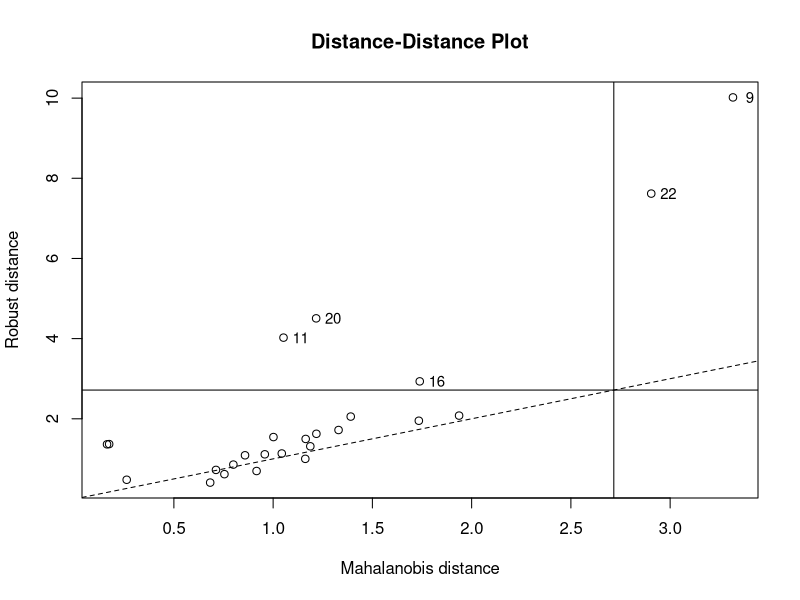
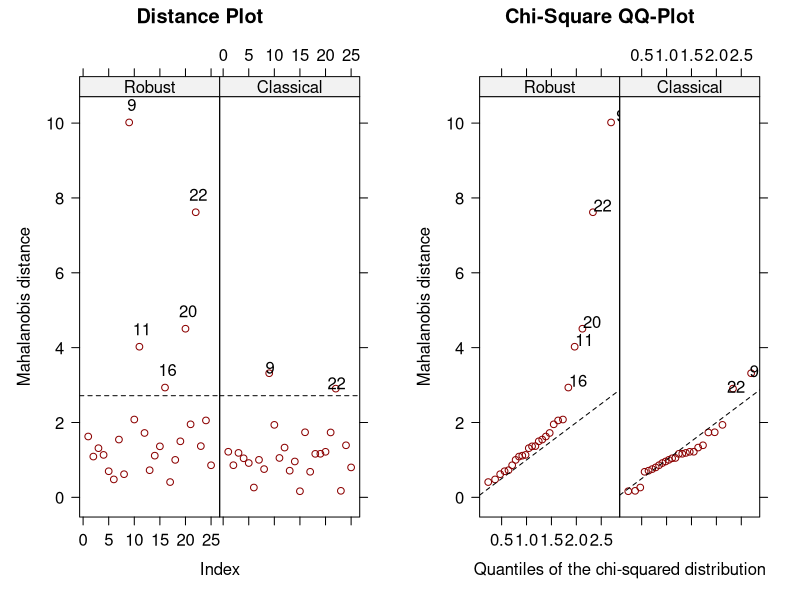
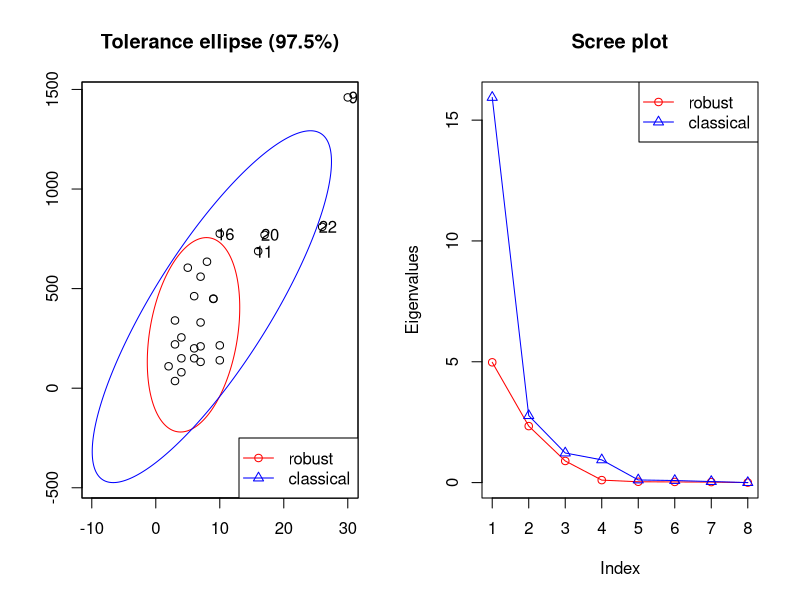
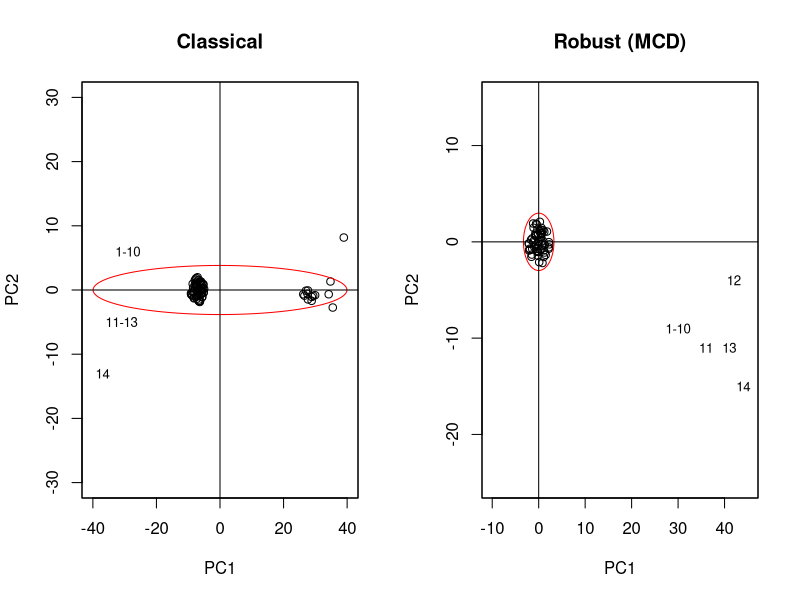
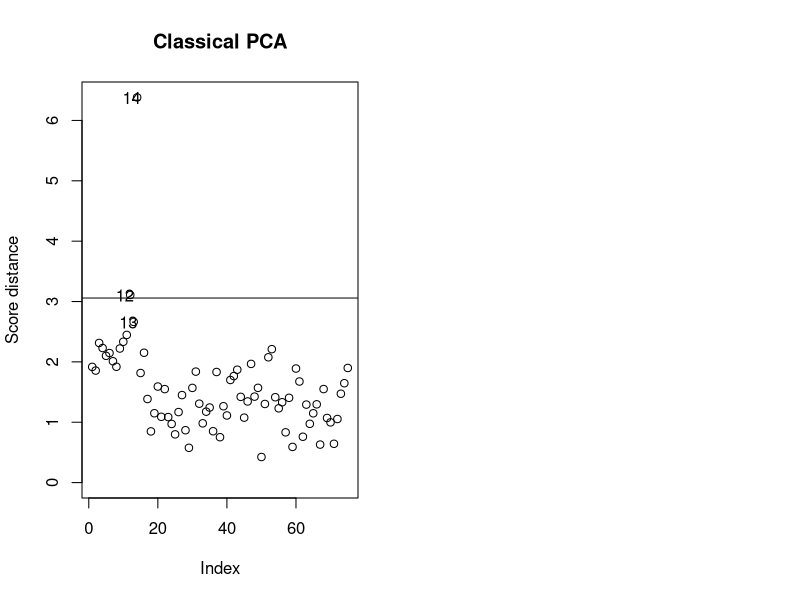
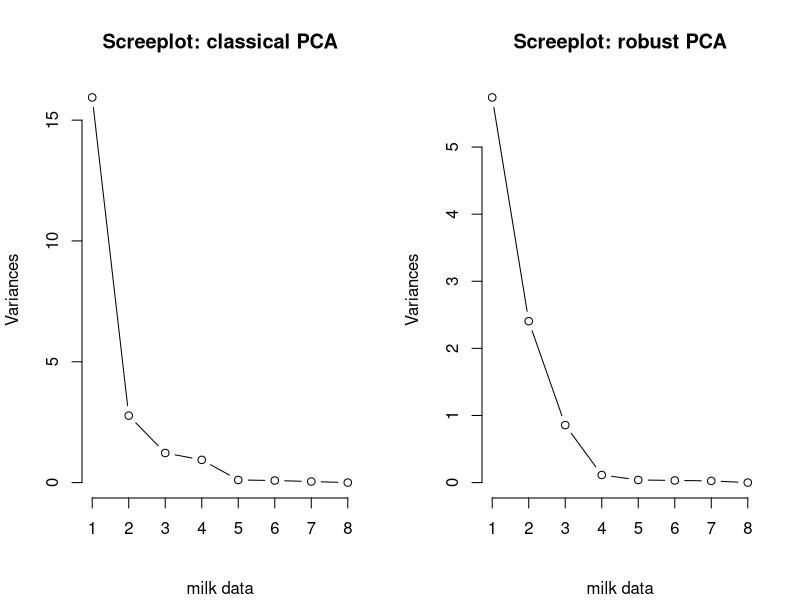
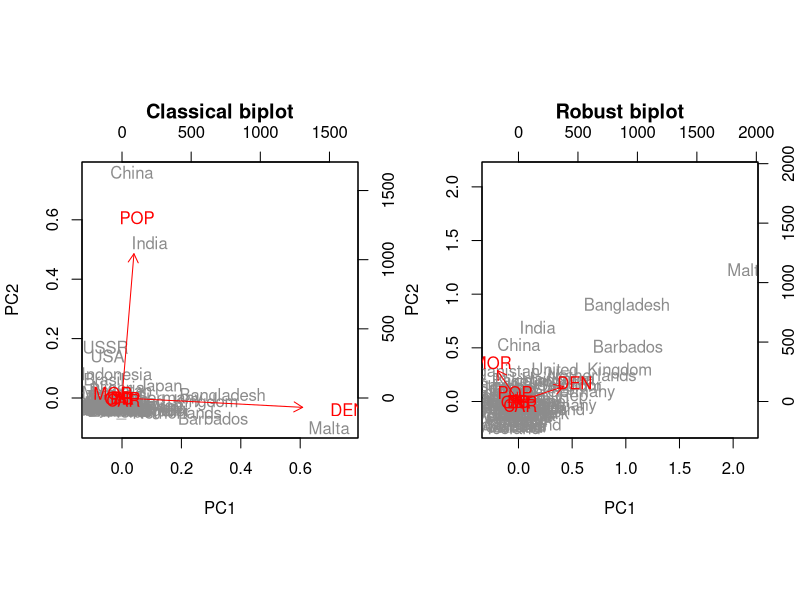
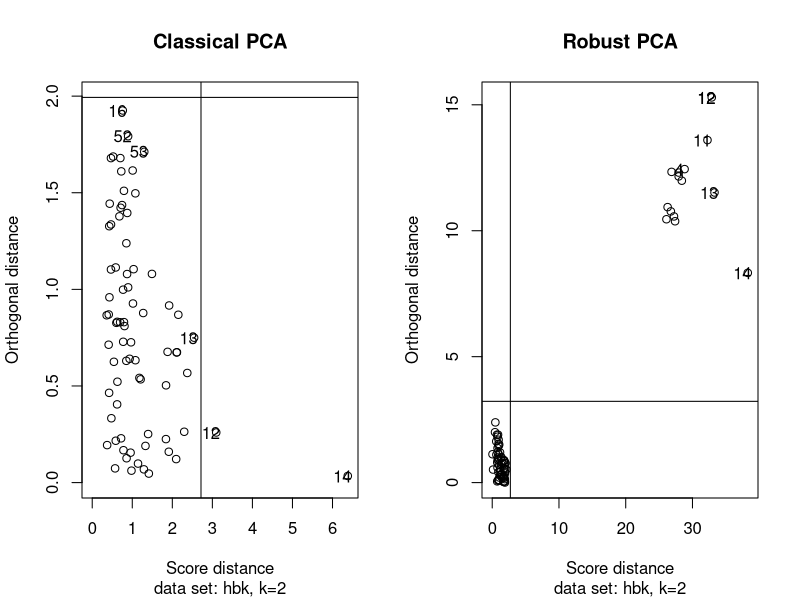

Write the R code that produced these figures, in order.
# Code example from 'rrcov' vignette. See references/ for full tutorial.

### R code from vignette source 'rrcov.Rnw'

###################################################
### code chunk number 1: rrcov.Rnw:471-473
###################################################
## set the prompt to "R> " and the continuation to "+ "
options(prompt="R> ", continue="+ ")


###################################################
### code chunk number 2: intro
###################################################
##
## Load the 'rrcov' package and the first two data sets to be
## used throughout the examples
##
library("rrcov")
data("delivery")
delivery.x <- delivery[,1:2]    # take only the X part
data("hbk")
hbk.x <- hbk[,1:3]              # take only the X part


###################################################
### code chunk number 3: intro-mcd
###################################################
##
## Compute MCD estimates for the delivery data set
## - show() and summary() examples
##
mcd <- CovMcd(delivery.x)
mcd
summary(mcd)


###################################################
### code chunk number 4: intro-plot
###################################################
##
## Example plot of the robust against classical
##  distances for the delivery data set
##
plot(mcd, which="dd")


###################################################
### code chunk number 5: intro-S
###################################################
##
## Compute the S-estimates for the delivery data set
##  and provide the standard and extended output
##
est <- CovSest(delivery.x, method="bisquare")
est
summary(est)


###################################################
### code chunk number 6: intro-CovRobust
###################################################
##
## Automatically select the appropriate estimator according
##  to the problem size - in this example the Stahel-Donoho estimates
##  will be selected.
##
est <- CovRobust(delivery.x)
est


###################################################
### code chunk number 7: rrcov.Rnw:1019-1020
###################################################
set.seed(1234)


###################################################
### code chunk number 8: CovControl
###################################################
##
## Controlling the estimation options with a control object
##
control <- CovControlSest(method="biweight")
PcaCov(hbk.x, cov.control=control)



###################################################
### code chunk number 9: CovControl-loop
###################################################
##
## Controlling the estimation options: example
##  of looping through several estimators
##
cc <- list(CovControlMcd(), CovControlMest(), CovControlOgk(), CovControlSest(), CovControlSest(method="rocke"))
clist <- sapply(cc, restimate, x=delivery.x)

sapply(clist, data.class)
sapply(clist, getMeth)


###################################################
### code chunk number 10: CovRobust
###################################################
##
## Automatically select the appropriate estimator according
##  to the problem size.
##
getMeth(CovRobust(matrix(rnorm(40), ncol=2)))       # 20x2      - SDE
getMeth(CovRobust(matrix(rnorm(16000), ncol=8)))    # 2000x8    - bisquare S
getMeth(CovRobust(matrix(rnorm(20000), ncol=10)))   # 2000x10   - Rocke S
getMeth(CovRobust(matrix(rnorm(200000), ncol=2)))   # 100000x2  - OGK


###################################################
### code chunk number 11: CovControl-S
###################################################
##
## Rocke-type S-estimates
##
    getMeth(CovRobust(matrix(rnorm(40), ncol=2), control="rocke"))


###################################################
### code chunk number 12: CovControl-CovRobust
###################################################
##
## Specify some estimation parameters through a control object.
##  The last command line illustrates the accessor method
##  for getting the correlation matrix of the estimate
##  as well as a nice formatting method for covariance
##  matrices.
##
    data("toxicity")
    ctrl <- CovControlOgk(smrob = "s_mad", svrob = "qc")
    est <- CovRobust(toxicity, ctrl)
    round(getCenter(est),2)
    as.dist(round(getCorr(est), 2))


###################################################
### code chunk number 13: ex-cov-plot-lattice
###################################################
##
## Distance plot and Chi-square Q-Q plot of the robust and classical distances
##  Lattice plots (currently not available in rrcov)
##
    library("lattice")
    library("grid")
    library("rrcov")

    data("delivery")
    X <- delivery[,1:2]

    myPanel.dd <- function(x, y, subscripts, cutoff, ...) {
        panel.xyplot(x, y, ...)
        panel.abline(h=cutoff,lty="dashed")

        n <- length(y)
        id.n <- length(which(y>cutoff))
        if(id.n > 0){
            ind <- sort(y, index.return=TRUE)$ix
            ind <- ind[(n-id.n+1):n]

            xrange<-range(y)
            adj <- (xrange[2]-xrange[1])/20
            ltext(x[ind] + adj, y[ind] + adj, ind, cex=1.0)
        }
    }

    myPanel.qchi <- function(x, y, subscripts, cutoff, ...) {
        y <- sort(y, index.return=TRUE)
        iy <- y$ix
        y <- y$x
        panel.xyplot(x, y, ...)
        panel.abline(0,1,lty="dashed")

        n <- length(y)
        id.n <- length(which(y>cutoff))
        if(id.n > 0){
            ind <- (n-id.n+1):n

            xrange<-range(y)
            adj <- (xrange[2]-xrange[1])/50
            ltext(x[ind] + adj, y[ind] + adj, iy[ind], cex=1.0)
        }
    }


    n<-nrow(X)
    p <- ncol(X)
    cutoff <- sqrt(qchisq(0.975, p))

    mm <- covMcd(X)
    dd1 <- sqrt(mm$mah)                             # robust distances

    vv<-cov.wt(X)
    dd2 <- sqrt(mahalanobis(X,vv$center,vv$cov))    # classical distances

    dd<-c(dd1,dd2)                                  # both robust and classical distances

    gr  <- as.factor(c(rep(1,n), rep(2,n)))
    levels(gr)[1] <- "Robust"
    levels(gr)[2] <- "Classical"

    qq  <- sqrt(qchisq(((1:n)-1/3)/(n+1/3), p))

    ind.dd <- c(1:n, 1:n)
    ind.qchi <- c(qq, qq)

    dplot <- xyplot(dd~ind.dd|gr,
                cutoff=cutoff,
                panel = myPanel.dd,
                xlab="Index",
                ylab="Mahalanobis distance",
                main="Distance Plot",
                col = "darkred",
                scales=list(cex=1.0))

    qplot <- xyplot(dd~ind.qchi|gr,
                cutoff=cutoff,
                panel = myPanel.qchi,
                xlab="Quantiles of the chi-squared distribution",
                ylab="Mahalanobis distance",
                main="Chi-Square QQ-Plot",
                col = "darkred",
                scales=list(cex=1.0))

    plot(dplot, split = c(1, 1, 2, 1), more = TRUE)
    plot(qplot, split = c(2, 1, 2, 1), more = FALSE)


###################################################
### code chunk number 14: ex-cov-plot-ellipse
###################################################
##
## a) scatter plot of the data with robust and classical confidence ellipses.
## b) screeplot presenting the robust and classical eigenvalues
##
data("milk")
usr<-par(mfrow=c(1,2))
plot(CovMcd(delivery[,1:2]), which="tolEllipsePlot", classic=TRUE)
plot(CovMcd(milk), which="screeplot", classic=TRUE)
par(usr)


###################################################
### code chunk number 15: pca-ex-hbk
###################################################
##
## Principal Component Analysis example:
##  Plot of the first two principal components of the
##  Hawkins, Bradu and Kass data set: classical and robust
##
par(mfrow=c(1,2))
pca <- PcaClassic(hbk.x, k=2)
cpca <- list(center=c(0,0), cov=diag(pca@eigenvalues), n.obs=pca@n.obs)
rrcov:::.myellipse(pca@scores, xcov=cpca, main="Classical",  xlab="PC1", ylab="PC2", ylim=c(-30,30), id.n=0)
abline(v=0)
abline(h=0)
text(-29,6,labels="1-10", cex=0.8)
text(-37,-13,labels="14", cex=0.8)
text(-31,-5,labels="11-13", cex=0.8)
hub <- PcaHubert(hbk.x, k=2, mcd=TRUE)
chub <- list(center=c(0,0), cov=diag(hub@eigenvalues), n.obs=hub@n.obs)
rrcov:::.myellipse(hub@scores, xcov=chub, main="Robust (MCD)", xlab="PC1", ylab="PC2", xlim=c(-10,45), ylim=c(-25,15), id.n=0)
abline(v=0)
abline(h=0)
text(30,-9,labels="1-10", cex=0.8)
text(36,-11,labels="11", cex=0.8)
text(42,-4,labels="12", cex=0.8)
text(41,-11,labels="13", cex=0.8)
text(44,-15,labels="14", cex=0.8)


###################################################
### code chunk number 16: pca-classic
###################################################
##
## Classical PCA
##
pca <- PcaClassic(~., data=hbk.x)
pca
summary(pca)
plot(pca)
getLoadings(pca)


###################################################
### code chunk number 17: pca-robust
###################################################
##
## Robust PCA
##
rpca <- PcaGrid(~., data=hbk.x)
rpca
summary(rpca)


###################################################
### code chunk number 18: ex-pca-plot-screeplot
###################################################
##
## Screeplot for classical and robust PCA of the milk data set.
##
usr <- par(mfrow=c(1,2))
screeplot(PcaClassic(milk), type="lines",
main="Screeplot: classical PCA", sub="milk data")
screeplot(PcaHubert(milk), type="lines", main="Screeplot: robust PCA",
sub="milk data")
par(usr)


###################################################
### code chunk number 19: ex-pca-plot-biplot
###################################################
##
## Robust biplot for the UN86 data
##
data("un86")
set.seed(9)

usr<-par(mfrow=c(1,2))
biplot(PcaCov(un86, corr=TRUE, cov.control=NULL),
main="Classical biplot", col=c("gray55", "red"))
biplot(PcaCov(un86, corr=TRUE), main="Robust biplot",
col=c("gray55", "red"))
par(usr)


###################################################
### code chunk number 20: ex-pca-plot-diagplot
###################################################
##
## An example of the classical and robust diagnostic
##  plot for the hbk data set
##
usr<-par(mfrow=c(1,2))
plot(PcaClassic(hbk.x, k=2), sub="data set: hbk, k=2")
plot(PcaHubert(hbk.x, k=2), sub="data set: hbk, k=2")
par(usr)


###################################################
### code chunk number 21: ex-pca-plot-distplot
###################################################
##
## If k=p the orthogonal distances are not meaningful and
##  simple distance plot of the score distances will be shown
##
usr<-par(mfrow=c(1,2))
plot(PcaClassic(hbk.x, k=3), sub="data set: hbk.x, k=3")
plot(PcaHubert(hbk.x, k=3), sub="data set: hbk.x, k=3")
par(usr)


###################################################
### code chunk number 22: lda-prelim
###################################################
data("diabetes")


###################################################
### code chunk number 23: lda-cloud
###################################################
library("lattice")    # load the graphical library

## set different plot symbols - important for black-and-white print
sup.sym <- trellis.par.get("superpose.symbol")
sup.sym$pch <- c(1,2,3,4,5)
trellis.par.set("superpose.symbol", sup.sym)
cloud.plt <- cloud(insulin ~ glucose + sspg, groups = group, data = diabetes, auto.key=TRUE)


###################################################
### code chunk number 24: lda-cloud-fig
###################################################
print(cloud.plt)


###################################################
### code chunk number 25: lda-classic
###################################################
lda <- LdaClassic(group~glucose+insulin+sspg, data=diabetes)
lda


###################################################
### code chunk number 26: lda-classic-predict
###################################################
predict(lda)


###################################################
### code chunk number 27: lda-robust
###################################################
rlda <- Linda(group~glucose+insulin+sspg, data=diabetes)
rlda

rlda.predict <- predict(rlda)
cat("\nApparent error rate: ", round(rrcov:::.AER(rlda.predict@ct),4))


###################################################
### code chunk number 28: qda-robust
###################################################
rqda <- QdaCov(group~glucose+insulin+sspg, data=diabetes)
rqda
rqda.predict <- predict(rqda)
cat("\nApparent error rate: ", round(rrcov:::.AER(rqda.predict@ct),4))
